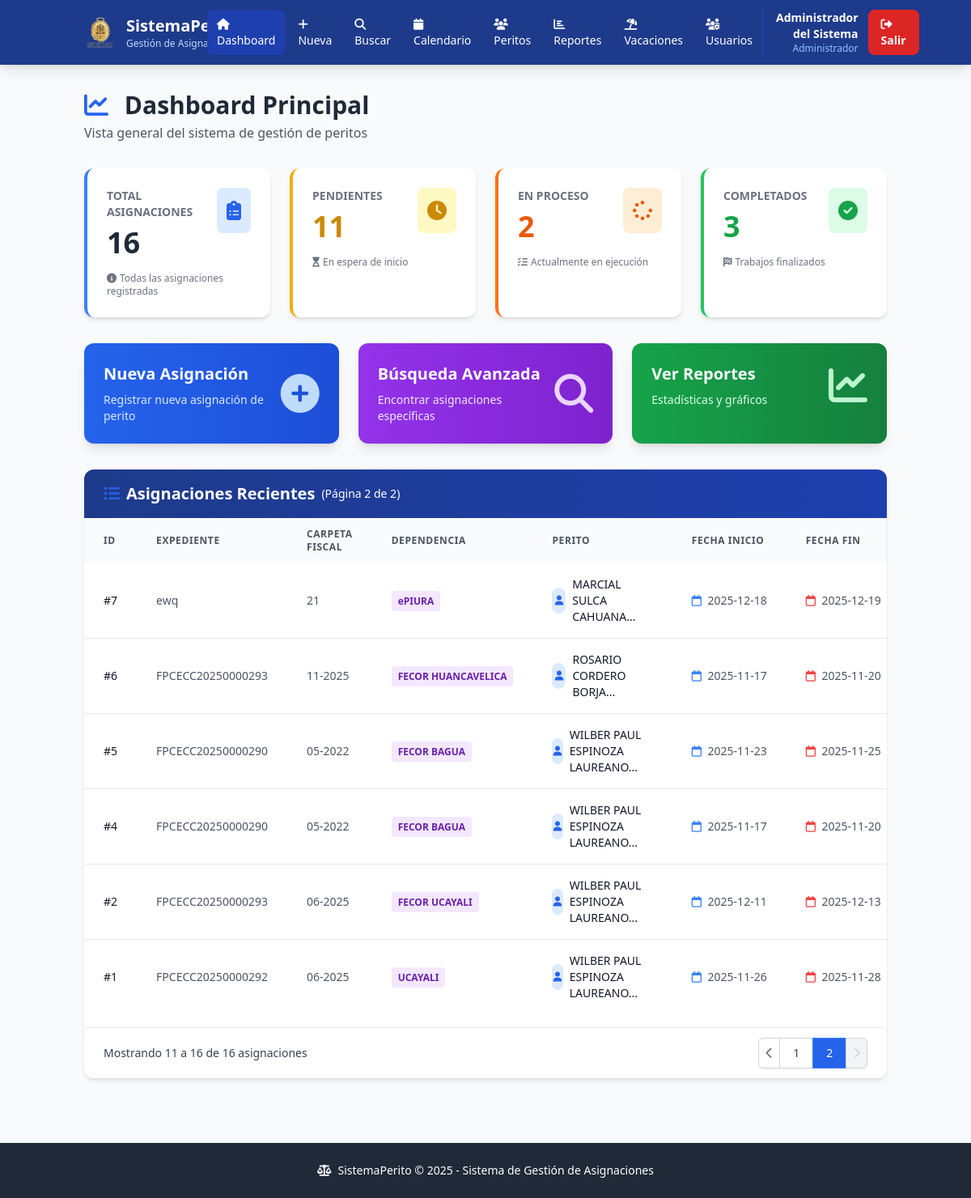
The app's page /?pagina=2 (signed in), older data.
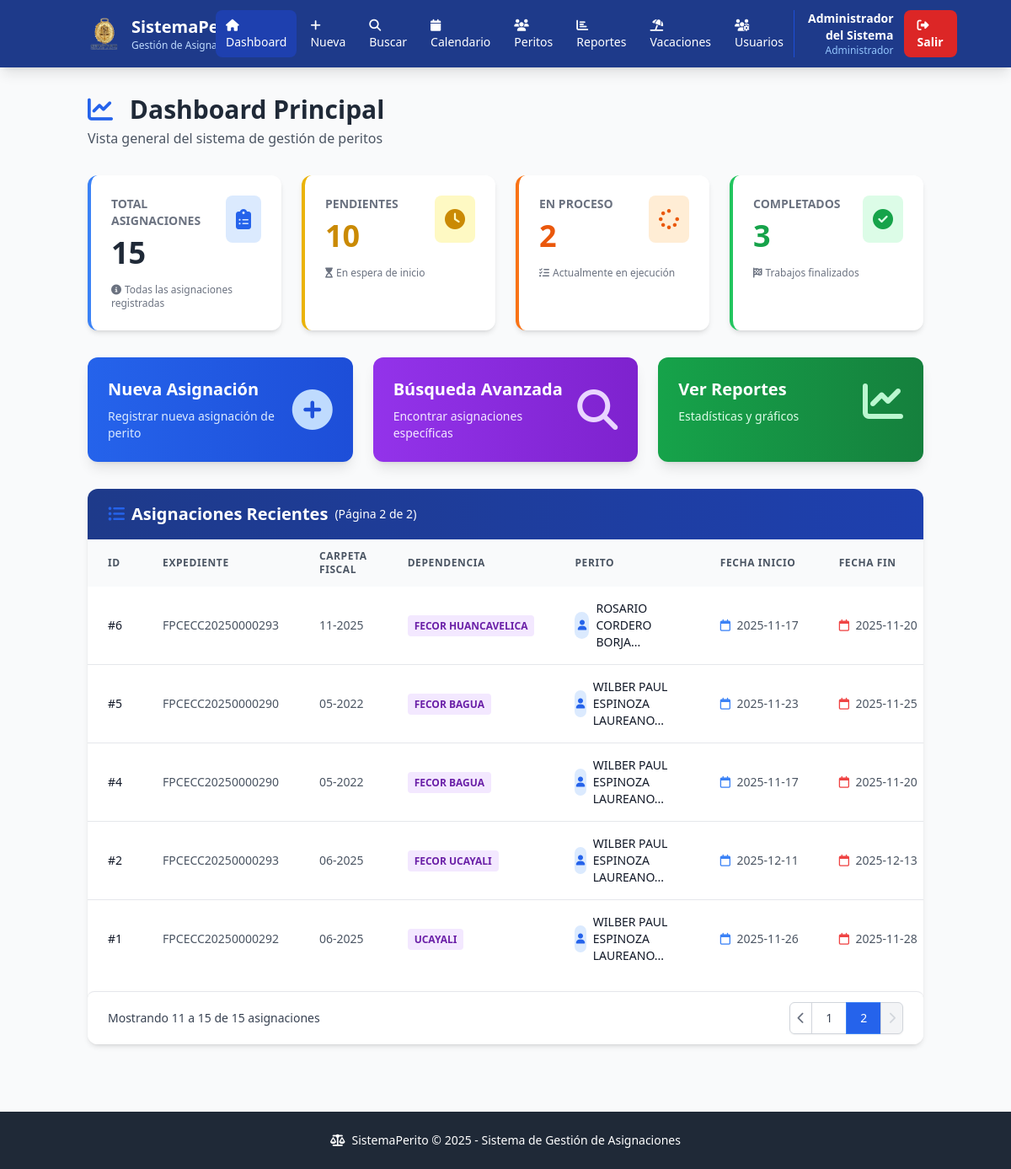
The same page, newer data.
### tables this page shows
CREATE TABLE asignaciones (
            id INTEGER PRIMARY KEY AUTOINCREMENT,
            hoja_envio TEXT,
            expediente TEXT,
            dependencia TEXT,
            tipo_perito TEXT,
            carpeta_fiscal TEXT,
            observaciones TEXT,
            lugar TEXT,
            fecha_inicio TEXT NOT NULL,
            fecha_fin TEXT NOT NULL,
            perito_asignado TEXT NOT NULL,
            perito_id INTEGER,
            desginacion TEXT,
            oficio_desplazamiento TEXT,
            estado TEXT DEFAULT 'Pendiente',
            fecha_registro TIMESTAMP DEFAULT CURRENT_TIMESTAMP, archivos_adjuntos TEXT, hoja_envio_designacion TEXT, tipo_actividad TEXT, apoyos_tecnicos TEXT, apoyo_tecnico TEXT,
            FOREIGN KEY (perito_id) REFERENCES peritos (id)
        );

CREATE TABLE peritos (
            id INTEGER PRIMARY KEY AUTOINCREMENT,
            nombre_completo TEXT NOT NULL,
            tipo TEXT NOT NULL,
            estado TEXT DEFAULT 'Activo',
            fecha_creacion TIMESTAMP DEFAULT CURRENT_TIMESTAMP
        );

### app.py (the view, shortened to what this page needs)
@app.route('/')
@login_required
def index():
    actualizar_estados_automaticos()
    pagina = request.args.get('pagina', 1, type=int)
    por_pagina = 10
    conn = sqlite3.connect('database.db')
    conn.row_factory = sqlite3.Row
    cursor = conn.cursor()
    perito_id = session.get('perito_id')
    es_admin = session.get('rol') == 'admin'
    tipo_perito = None
    if perito_id and not es_admin:
        cursor.execute('SELECT tipo FROM peritos WHERE id = ?', (perito_id,))
        result = cursor.fetchone()
        if result:
            tipo_perito = result['tipo']
    if es_admin:
        cursor.execute('SELECT COUNT(*) FROM asignaciones WHERE estado != "Cancelado"')
        total_asignaciones = cursor.fetchone()[0]
        cursor.execute('SELECT COUNT(*) FROM asignaciones WHERE estado = "Pendiente"')
        pendientes = cursor.fetchone()[0]
        cursor.execute('SELECT COUNT(*) FROM asignaciones WHERE estado = "En Proceso"')
        en_proceso = cursor.fetchone()[0]
        cursor.execute('SELECT COUNT(*) FROM asignaciones WHERE estado = "Completado"')
        completados = cursor.fetchone()[0]
        cursor.execute('SELECT COUNT(*) FROM asignaciones WHERE estado = "Cancelado"')
        cancelados = cursor.fetchone()[0]
    offset = (pagina - 1) * por_pagina
    if es_admin:
        cursor.execute('''
            SELECT
                a.id, a.hoja_envio, a.expediente, a.dependencia,
                a.tipo_perito, a.tipo_actividad, a.carpeta_fiscal, a.observaciones, a.lugar,
                a.fecha_inicio, a.fecha_fin, a.perito_asignado, a.perito_id,
                a.desginacion, a.oficio_desplazamiento, a.estado, a.fecha_registro,
                p.nombre_completo
            FROM asignaciones a
            LEFT JOIN peritos p ON a.perito_id = p.id
            WHERE a.estado != "Cancelado"
            ORDER BY a.fecha_registro DESC
            LIMIT ? OFFSET ?
        ''', (por_pagina, offset))
    asignaciones_recientes = []
    for row in cursor.fetchall():
        asignaciones_recientes.append({
            'id': row['id'],
            'expediente': row['expediente'],
            'carpeta_fiscal': row['carpeta_fiscal'],
            'dependencia': row['dependencia'],
            'tipo_perito': row['tipo_perito'],
            'tipo_actividad': row['tipo_actividad'],
            'fecha_inicio': row['fecha_inicio'],
            'fecha_fin': row['fecha_fin'],
            'perito': row['nombre_completo'] if row['nombre_completo'] else row['perito_asignado'],
            'estado': row['estado'],
            'lugar': row['lugar']
        })
    total_paginas = (total_asignaciones + por_pagina - 1) // por_pagina if total_asignaciones > 0 else 1
    conn.close()
    return render_template('core/index.html',
                         total=total_asignaciones,
                         pendientes=pendientes,
                         en_proceso=en_proceso,
                         completados=completados,
                         cancelados=cancelados,
                         asignaciones=asignaciones_recientes,
                         pagina_actual=pagina,
                         total_paginas=total_paginas,
                         por_pagina=por_pagina,
                         es_admin=es_admin,
                         tipo_perito=tipo_perito)

### app.py (called while the page is built)
def login_required(f):
    @wraps(f)
    def decorated_function(*args, **kwargs):
        if 'usuario_id' not in session:
            return redirect(url_for('login'))
        return f(*args, **kwargs)
    return decorated_function

def actualizar_estados_automaticos():
    conn = sqlite3.connect('database.db')
    cursor = conn.cursor()
    hoy = datetime.now().date()
    cursor.execute('''
        UPDATE asignaciones
        SET estado = "En Proceso"
        WHERE estado = "Pendiente"
        AND date(fecha_inicio) <= date('now')
        AND date(fecha_fin) >= date('now')
    ''')
    cursor.execute('''
        UPDATE asignaciones
        SET estado = "Completado"
        WHERE estado IN ("Pendiente", "En Proceso")
        AND date(fecha_fin) < date('now')
    ''')
    conn.commit()
    conn.close()

### templates/core/index.html (shortened to what the changed rows need)
<!DOCTYPE html>
<html lang="es">
<head>
    <script src="https://cdn.tailwindcss.com"></script>
    <link rel="stylesheet" href="https://cdnjs.cloudflare.com/ajax/libs/font-awesome/6.4.0/css/all.min.css">
</head>
<body class="bg-gray-50">
    <nav class="bg-blue-900 text-white shadow-lg">
        <div class="container mx-auto px-4">
            <div class="flex justify-between items-center py-3">
                <div class="flex items-center space-x-3">
                    <div class="hidden md:block">
                        <h1 class="text-xl font-bold">SistemaPerito</h1>
                    </div>
                </div>
            </div>
        </div>
    </nav>
    <div class="container mx-auto px-4 py-8">
        <div class="mb-8">
            <h2 class="text-3xl font-bold text-gray-800">
                <i class="fas fa-chart-line text-blue-600 mr-3"></i>
                {% if session.rol == 'admin' %}
                Dashboard Principal
                {% else %}
                Mis Asignaciones
                {% endif %}
            </h2>
        </div>
        <div class="grid grid-cols-1 md:grid-cols-2 lg:grid-cols-4 gap-6 mb-8">
            <div class="stat-card bg-white rounded-xl shadow-md p-6 border-l-4 border-blue-500 fade-in">
                <div class="flex justify-between items-start">
                    <div>
                        <p class="text-gray-500 text-sm font-semibold uppercase">Total Asignaciones</p>
                        <p class="text-4xl font-bold text-gray-800 mt-2">{{ total }}</p>
                    </div>
                </div>
            </div>
            <div class="stat-card bg-white rounded-xl shadow-md p-6 border-l-4 border-yellow-500 fade-in" style="animation-delay: 0.1s">
                <div class="flex justify-between items-start">
                    <div>
                        <p class="text-gray-500 text-sm font-semibold uppercase">Pendientes</p>
                        <p class="text-4xl font-bold text-yellow-600 mt-2">{{ pendientes }}</p>
                    </div>
                </div>
            </div>
        </div>
        <div class="bg-white rounded-xl shadow-md overflow-hidden fade-in" style="animation-delay: 0.4s">
            <div class="bg-gradient-to-r from-blue-900 to-blue-800 px-6 py-4"">
                <h2 class="text-xl font-bold text-white flex items-center">
                    <i class="fas fa-list-ul mr-2 text-blue-600"></i>
                    Asignaciones Recientes
                    <span class="text-sm font-normal text-white-500 ml-2">
                        (Página {{ pagina_actual }} de {{ total_paginas }})
                    </span>
                </h2>
            </div>
            <div class="overflow-x-auto">
                <table class="w-full">
                    <thead class="bg-gray-50">
                        <tr>
                            <th class="px-6 py-3 text-left text-xs font-semibold text-gray-600 uppercase tracking-wider">ID</th>
                            <th class="px-6 py-3 text-left text-xs font-semibold text-gray-600 uppercase tracking-wider">Expediente</th>
                            <th class="px-6 py-3 text-left text-xs font-semibold text-gray-600 uppercase tracking-wider">Carpeta Fiscal</th>
                            <th class="px-6 py-3 text-left text-xs font-semibold text-gray-600 uppercase tracking-wider">Dependencia</th>
                            <th class="px-6 py-3 text-left text-xs font-semibold text-gray-600 uppercase tracking-wider">Perito</th>
                            <th class="px-6 py-3 text-left text-xs font-semibold text-gray-600 uppercase tracking-wider">Fecha Inicio</th>
                            <th class="px-6 py-3 text-left text-xs font-semibold text-gray-600 uppercase tracking-wider">Fecha Fin</th>
                        </tr>
                    </thead>
                    <tbody class="divide-y divide-gray-200">
                        {% if asignaciones %}
                            {% for asignacion in asignaciones %}
                            <tr class="hover:bg-gray-50 transition">
                                <td class="px-6 py-4 whitespace-nowrap text-sm font-medium text-gray-900">
                                    #{{ asignacion.id }}
                                </td>
                                <td class="px-6 py-4 whitespace-nowrap text-sm text-gray-600">
                                    {{ asignacion.expediente or '-' }}
                                </td>
                                <td class="px-6 py-4 whitespace-nowrap text-sm text-gray-600">
                                    {{ asignacion.carpeta_fiscal or '-' }}
                                </td>
                                 <td class="px-6 py-4 whitespace-nowrap text-sm text-gray-600">
                                    <span class="px-2 py-1 bg-purple-100 text-purple-800 rounded text-xs font-semibold">
                                        {{ asignacion.dependencia or 'Sin dependencia' }}
                                    </span>
                                </td>
                                <td class="px-6 py-4 text-sm text-gray-900">
                                    <div class="flex items-center">
                                        <div class="w-8 h-8 bg-blue-100 rounded-full flex items-center justify-center mr-2">
                                            <i class="fas fa-user text-blue-600 text-xs"></i>
                                        </div>
                                        <span class="font-medium">{{ asignacion.perito[:30] }}...</span>
                                    </div>
                                </td>
                                <td class="px-6 py-4 whitespace-nowrap text-sm text-gray-600">
                                    <i class="far fa-calendar text-blue-500 mr-1"></i>
                                    {{ asignacion.fecha_inicio }}
                                </td>
                                <td class="px-6 py-4 whitespace-nowrap text-sm text-gray-600">
                                    <i class="far fa-calendar text-red-500 mr-1"></i>
                                    {{ asignacion.fecha_fin }}
                                </td>
                            </tr>
                            {% endfor %}
                        {% endif %}
                    </tbody>
                </table>
            </div>
            {% if total_paginas > 1 %}
            <div class="bg-white px-4 py-3 flex items-center justify-between border-t border-gray-200 sm:px-6 mt-4 rounded-lg shadow">
                <div class="hidden sm:flex-1 sm:flex sm:items-center sm:justify-between">
                    <div>
                        <p class="text-sm text-gray-700">
                            Mostrando
                            <span class="font-medium">{{ (pagina_actual - 1) * por_pagina + 1 }}</span>
                            a
                            <span class="font-medium">{{ [pagina_actual * por_pagina, total] | min }}</span>
                            de
                            <span class="font-medium">{{ total }}</span>
                            asignaciones
                        </p>
                    </div>
                    <div>
                        <nav class="relative z-0 inline-flex rounded-md shadow-sm -space-x-px" aria-label="Pagination">
                            {% if pagina_actual > 1 %}
                            <a href="/?pagina={{ pagina_actual - 1 }}"
                                class="relative inline-flex items-center px-2 py-2 rounded-l-md border border-gray-300 bg-white text-sm font-medium text-gray-500 hover:bg-gray-50">
                                <i class="fas fa-chevron-left"></i>
                            </a>
                            {% else %}
                            <span class="relative inline-flex items-center px-2 py-2 rounded-l-md border border-gray-300 bg-gray-100 text-sm font-medium text-gray-300 cursor-not-allowed">
                                <i class="fas fa-chevron-left"></i>
                            </span>
                            {% endif %}
                            {% for num in range(1, total_paginas + 1) %}
                                {% if num == pagina_actual %}
                                <span class="relative inline-flex items-center px-4 py-2 border border-blue-500 bg-blue-600 text-sm font-medium text-white">
                                    {{ num }}
                                </span>
                                {% elif num == 1 or num == total_paginas or (num >= pagina_actual - 2 and num <= pagina_actual + 2) %}
                                <a href="/?pagina={{ num }}"
                                    class="relative inline-flex items-center px-4 py-2 border border-gray-300 bg-white text-sm font-medium text-gray-700 hover:bg-gray-50">
                                    {{ num }}
                                </a>
                                {% elif num == pagina_actual - 3 or num == pagina_actual + 3 %}
                                <span class="relative inline-flex items-center px-4 py-2 border border-gray-300 bg-white text-sm font-medium text-gray-700">
                                    ...
                                </span>
                                {% endif %}
                            {% endfor %}
                            {% if pagina_actual < total_paginas %}
                            <a href="/?pagina={{ pagina_actual + 1 }}"
                                class="relative inline-flex items-center px-2 py-2 rounded-r-md border border-gray-300 bg-white text-sm font-medium text-gray-500 hover:bg-gray-50">
                                <i class="fas fa-chevron-right"></i>
                            </a>
                            {% else %}
                            <span class="relative inline-flex items-center px-2 py-2 rounded-r-md border border-gray-300 bg-gray-100 text-sm font-medium text-gray-300 cursor-not-allowed">
                                <i class="fas fa-chevron-right"></i>
                            </span>
                            {% endif %}
                        </nav>
                    </div>
                </div>
            </div>
            {% endif %}
        </div>
    </div>
</body>
</html>

Row changes from the older to the newer data that the page shows:
no longer on this page (row edited): asignaciones: id "7", expediente "ewq", carpeta_fiscal "21", dependencia "ePIURA", nombre_completo "MARCIAL SULCA CAHUANA", fecha_inicio "2025-12-18", fecha_fin "2025-12-19"
Text that changed along with them:
{{ total }}: "16" → "15"
{{ pendientes }}: "11" → "10"
{{ [pagina_actual * por_pagina, total] | min }}: "16" → "15"
